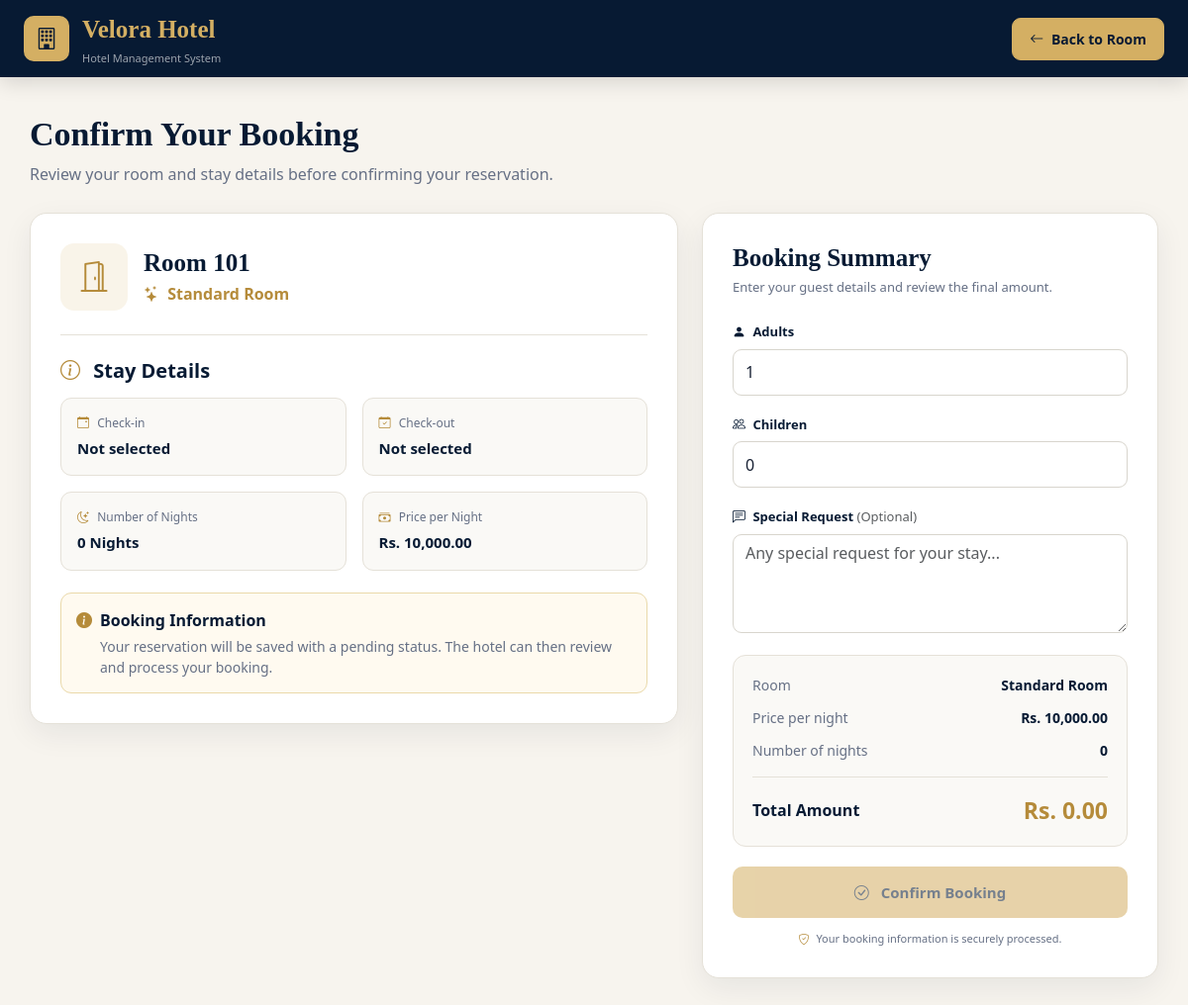
The app's page /customer/booking.php?room_id=1 (signed in) with its own data.
### tables this page shows
CREATE TABLE `rooms` (
  `id` int(11) NOT NULL,
  `room_number` varchar(20) NOT NULL,
  `room_type_id` int(11) NOT NULL,
  `floor_number` int(11) DEFAULT 1,
  `status` enum('available','occupied','maintenance','cleaning') DEFAULT 'available',
  `description` text DEFAULT NULL,
  `created_at` timestamp NOT NULL DEFAULT current_timestamp()
);

CREATE TABLE `room_types` (
  `id` int(11) NOT NULL,
  `type_name` varchar(100) NOT NULL,
  `description` text DEFAULT NULL,
  `base_price` decimal(10,2) NOT NULL,
  `capacity` int(11) NOT NULL DEFAULT 1,
  `created_at` timestamp NOT NULL DEFAULT current_timestamp()
);

### includes/functions.php (called while the page is built, shortened)
<?php
function e($value)
{
    return htmlspecialchars(
        $value ?? '',
        ENT_QUOTES,
        'UTF-8'
    );
}

### customer/booking.php (the view, shortened to what this page needs)
<?php
require_once "../config/db.php";
require_once "../includes/functions.php";
$room_id = isset($_GET["room_id"])
    ? (int) $_GET["room_id"]
    : 0;
$check_in = trim($_GET["check_in"] ?? "");
$check_out = trim($_GET["check_out"] ?? "");
$stmt = $pdo->prepare("
    SELECT
        r.id,
        r.room_number,
        r.status,
        r.description,
        r.room_type_id,
        rt.type_name,
        rt.base_price
    FROM rooms r
    INNER JOIN room_types rt
        ON r.room_type_id = rt.id
    WHERE r.id = ?
    LIMIT 1
");
$stmt->execute([$room_id]);
$room = $stmt->fetch(PDO::FETCH_ASSOC);
$price_per_night = (float) $room["base_price"];
$display_adults = 1;
$display_children = 0;
$display_special_request = "";
$nights = 0;
$total_amount =
    $price_per_night * $nights;
?>
<!DOCTYPE html>
<html lang="en">
<head>
    <link
        href="https://cdn.jsdelivr.net/npm/bootstrap@5.3.3/dist/css/bootstrap.min.css"
        rel="stylesheet"
    >
    <link
        href="https://cdn.jsdelivr.net/npm/bootstrap-icons@1.11.3/font/bootstrap-icons.css"
        rel="stylesheet"
    >
</head>
<body>
<nav class="navbar-custom">
    <div class="container-fluid px-3 px-md-4">
        <div
            class="d-flex justify-content-between align-items-center"
            style="min-height:78px;"
        >
            <a
                href="dashboard.php"
                class="brand"
            >
                <div class="brand-icon">
                    <i class="bi bi-building"></i>
                </div>
                <div>
                    <div class="brand-title">
                        Velora Hotel
                    </div>
                    <span class="brand-subtitle">
                        Hotel Management System
                    </span>
                </div>
            </a>
            <a
                href="room_details.php?id=<?= $room_id ?>&check_in=<?= urlencode($check_in) ?>&check_out=<?= urlencode($check_out) ?>"
                class="back-btn"
            >
                <i class="bi bi-arrow-left me-1"></i>
                Back to Room
            </a>
        </div>
    </div>
</nav>
<main class="page-container">
    <div class="page-heading">
        <h1>
            Confirm Your Booking
        </h1>
        <p>
            Review your room and stay details before
            confirming your reservation.
        </p>
    </div>
    <div class="row g-4">
        <div class="col-lg-7">
            <div class="card-custom room-summary">
                <div
                    class="d-flex align-items-center gap-3 mb-4"
                >
                    <div class="room-icon">
                        <i class="bi bi-door-open"></i>
                    </div>
                    <div class="flex-grow-1">
                        <h2 class="room-title">
                            Room
                            <?= e(
                                $room["room_number"]
                            ) ?>
                        </h2>
                        <div class="room-type">
                            <i class="bi bi-stars me-1"></i>
                            <?= e(
                                $room["type_name"]
                            ) ?>
                        </div>
                    </div>
                </div>
                <hr class="mb-4">
                <h5 class="section-heading">
                    <i class="bi bi-info-circle me-2"></i>
                    Stay Details
                </h5>
                <div class="row g-3">
                    <div class="col-md-6">
                        <div class="detail-box">
                            <span class="detail-label">
                                <i
                                    class="bi bi-calendar-event detail-icon"
                                ></i>
                                Check-in
                            </span>
                            <div class="detail-value">
                                <?php if ($check_in !== ""): ?>
                                    <?= e(
                                        date(
                                            "d M Y",
                                            strtotime($check_in)
                                        )
                                    ) ?>
                                <?php else: ?>
                                    Not selected
                                <?php endif; ?>
                            </div>
                        </div>
                    </div>
                    <div class="col-md-6">
                        <div class="detail-box">
                            <span class="detail-label">
                                <i
                                    class="bi bi-calendar-check detail-icon"
                                ></i>
                                Check-out
                            </span>
                            <div class="detail-value">
                                <?php if ($check_out !== ""): ?>
                                    <?= e(
                                        date(
                                            "d M Y",
                                            strtotime($check_out)
                                        )
                                    ) ?>
                                <?php else: ?>
                                    Not selected
                                <?php endif; ?>
                            </div>
                        </div>
                    </div>
                    <div class="col-md-6">
                        <div class="detail-box">
                            <span class="detail-label">
                                <i
                                    class="bi bi-moon-stars detail-icon"
                                ></i>
                                Number of Nights
                            </span>
                            <div class="detail-value">
                                <?= $nights ?>
                                <?= $nights === 1
                                    ? "Night"
                                    : "Nights"
                                ?>
                            </div>
                        </div>
                    </div>
                    <div class="col-md-6">
                        <div class="detail-box">
                            <span class="detail-label">
                                <i
                                    class="bi bi-cash-stack detail-icon"
                                ></i>
                                Price per Night
                            </span>
                            <div class="detail-value">
                                Rs.
                                <?= number_format(
                                    $price_per_night,
                                    2
                                ) ?>
                            </div>
                        </div>
                    </div>
                </div>
                <div class="information-box">
                    <div class="d-flex gap-2">
                        <i
                            class="bi bi-info-circle-fill"
                        ></i>
                        <div>
                            <strong>
                                Booking Information
                            </strong>
                            <p
                                class="small mb-0 mt-1"
                            >
                                Your reservation will be saved
                                with a pending status. The hotel
                                can then review and process your
                                booking.
                            </p>
                        </div>
                    </div>
                </div>
            </div>
        </div>
        <div class="col-lg-5">
            <div class="card-custom booking-card">
                <h2 class="section-title">
                    Booking Summary
                </h2>
                <p class="section-subtitle">
                    Enter your guest details and review
                    the final amount.
                </p>
                <form
                    method="POST"
                    id="bookingForm"
                >
                    <div class="mb-3">
                        <label
                            for="adults"
                            class="form-label"
                        >
                            <i
                                class="bi bi-person-fill me-1"
                            ></i>
                            Adults
                        </label>
                        <input
                            type="number"
                            id="adults"
                            name="adults"
                            class="form-control"
                            min="1"
                            max="20"
                            value="<?= $display_adults ?>"
                            required
                        >
                    </div>
                    <div class="mb-3">
                        <label
                            for="children"
                            class="form-label"
                        >
                            <i
                                class="bi bi-people me-1"
                            ></i>
                            Children
                        </label>
                        <input
                            type="number"
                            id="children"
                            name="children"
                            class="form-control"
                            min="0"
                            max="20"
                            value="<?= $display_children ?>"
                        >
                    </div>
                    <div class="mb-3">
                        <label
                            for="special_request"
                            class="form-label"
                        >
                            <i
                                class="bi bi-chat-left-text me-1"
                            ></i>
                            Special Request
                            <span
                                class="text-muted fw-normal"
                            >
                                (Optional)
                            </span>
                        </label>
                        <textarea
                            id="special_request"
                            name="special_request"
                            class="form-control"
                            maxlength="1000"
                            placeholder="Any special request for your stay..."
                        ><?= e($display_special_request) ?></textarea>
                    </div>
                    <div class="price-summary">
                        <div class="price-row">
                            <span>
                                Room
                            </span>
                            <strong>
                                <?= e(
                                    $room["type_name"]
                                ) ?>
                            </strong>
                        </div>
                        <div class="price-row">
                            <span>
                                Price per night
                            </span>
                            <strong>
                                Rs.
                                <?= number_format(
                                    $price_per_night,
                                    2
                                ) ?>
                            </strong>
                        </div>
                        <div class="price-row">
                            <span>
                                Number of nights
                            </span>
                            <strong>
                                <?= $nights ?>
                            </strong>
                        </div>
                        <div class="total-row">
                            <span class="total-label">
                                Total Amount
                            </span>
                            <span class="total-price">
                                Rs.
                                <?= number_format(
                                    $total_amount,
                                    2
                                ) ?>
                            </span>
                        </div>
                    </div>
                    <button
                        type="submit"
                        class="confirm-btn"
                        id="confirmButton"
                        <?= $nights <= 0 ? "disabled" : "" ?>
                    >
                        <i
                            class="bi bi-check-circle me-2"
                        ></i>
                        Confirm Booking
                    </button>
                    <div class="secure-note">
                        <i
                            class="bi bi-shield-check me-1"
                        ></i>
                        Your booking information is securely
                        processed.
                    </div>
                </form>
            </div>
        </div>
    </div>
</main>
</body>
</html>

### records on screen
rooms: room_number "101", room_type.type_name "Standard Room", room_type.base_price "10,000.00", room_type.base_price "0.00"

### other values on screen
$nights "0"
